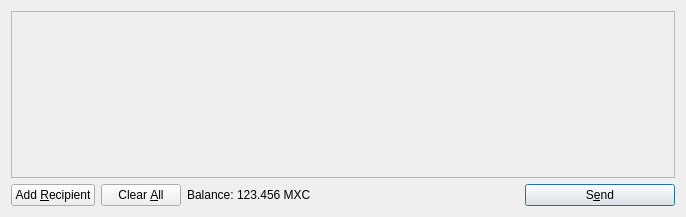
<?xml version="1.0" encoding="UTF-8"?>
<ui version="4.0">
 <class>SendCoinsDialog</class>
 <widget class="QDialog" name="SendCoinsDialog">
  <property name="geometry">
   <rect>
    <x>0</x>
    <y>0</y>
    <width>686</width>
    <height>217</height>
   </rect>
  </property>
  <property name="windowTitle">
   <string>Send Coins</string>
  </property>
  <layout class="QVBoxLayout" name="verticalLayout">
   <item>
    <widget class="QScrollArea" name="scrollArea">
     <property name="widgetResizable">
      <bool>true</bool>
     </property>
     <widget class="QWidget" name="scrollAreaWidgetContents">
      <property name="geometry">
       <rect>
        <x>0</x>
        <y>0</y>
        <width>666</width>
        <height>165</height>
       </rect>
      </property>
      <layout class="QVBoxLayout" name="verticalLayout_2">
       <property name="margin">
        <number>0</number>
       </property>
       <item>
        <layout class="QVBoxLayout" name="entries">
         <property name="spacing">
          <number>6</number>
         </property>
        </layout>
       </item>
       <item>
        <spacer name="verticalSpacer">
         <property name="orientation">
          <enum>Qt::Vertical</enum>
         </property>
         <property name="sizeHint" stdset="0">
          <size>
           <width>20</width>
           <height>40</height>
          </size>
         </property>
        </spacer>
       </item>
      </layout>
     </widget>
    </widget>
   </item>
   <item>
    <layout class="QHBoxLayout" name="horizontalLayout">
     <item>
      <widget class="QPushButton" name="addButton">
       <property name="toolTip">
        <string>Send to multiple recipients at once</string>
       </property>
       <property name="text">
        <string>Add &amp;Recipient</string>
       </property>
       <property name="icon">
        <iconset resource="../bitcoin.qrc">
         <normaloff>:/icons/add</normaloff>:/icons/add</iconset>
       </property>
       <property name="autoDefault">
        <bool>false</bool>
       </property>
      </widget>
     </item>
     <item>
      <widget class="QPushButton" name="clearButton">
       <property name="sizePolicy">
        <sizepolicy hsizetype="Minimum" vsizetype="Fixed">
         <horstretch>0</horstretch>
         <verstretch>0</verstretch>
        </sizepolicy>
       </property>
       <property name="toolTip">
        <string>Remove all transaction fields</string>
       </property>
       <property name="text">
        <string>Clear &amp;All</string>
       </property>
       <property name="icon">
        <iconset resource="../bitcoin.qrc">
         <normaloff>:/icons/remove</normaloff>:/icons/remove</iconset>
       </property>
       <property name="autoRepeatDelay">
        <number>300</number>
       </property>
       <property name="autoDefault">
        <bool>false</bool>
       </property>
      </widget>
     </item>
     <item>
      <layout class="QHBoxLayout" name="horizontalLayout_2">
       <property name="spacing">
        <number>3</number>
       </property>
       <item>
        <widget class="QLabel" name="label">
         <property name="text">
          <string>Balance:</string>
         </property>
        </widget>
       </item>
       <item>
        <widget class="QLabel" name="labelBalance">
         <property name="cursor">
          <cursorShape>IBeamCursor</cursorShape>
         </property>
         <property name="text">
          <string>123.456 MXC</string>
         </property>
         <property name="textInteractionFlags">
          <set>Qt::LinksAccessibleByMouse|Qt::TextSelectableByKeyboard|Qt::TextSelectableByMouse</set>
         </property>
        </widget>
       </item>
      </layout>
     </item>
     <item>
      <spacer name="horizontalSpacer">
       <property name="orientation">
        <enum>Qt::Horizontal</enum>
       </property>
       <property name="sizeHint" stdset="0">
        <size>
         <width>40</width>
         <height>20</height>
        </size>
       </property>
      </spacer>
     </item>
     <item>
      <widget class="QPushButton" name="sendButton">
       <property name="minimumSize">
        <size>
         <width>150</width>
         <height>0</height>
        </size>
       </property>
       <property name="toolTip">
        <string>Confirm the send action</string>
       </property>
       <property name="text">
        <string>S&amp;end</string>
       </property>
       <property name="icon">
        <iconset resource="../bitcoin.qrc">
         <normaloff>:/icons/send</normaloff>:/icons/send</iconset>
       </property>
       <property name="default">
        <bool>true</bool>
       </property>
      </widget>
     </item>
    </layout>
   </item>
  </layout>
 </widget>
 <resources>
  <include location="../bitcoin.qrc"/>
 </resources>
 <connections/>
</ui>
